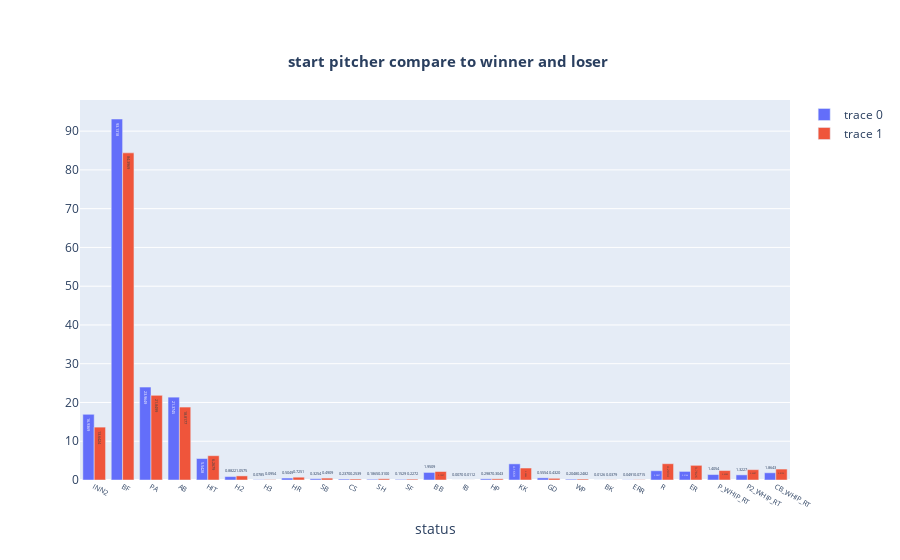

This figure's notebook cell:
### Code cell
import plotly.graph_objects as go
fig = go.Figure()
fig.add_trace(
    go.Bar(
        x=w_avg.index, 
        y=w_avg, 
        text=w_avg, 
        textposition='auto', 
        texttemplate='%{text:.4f}'
    )
)
fig.add_trace(
    go.Bar(
        x=l_avg.index, 
        y=l_avg, 
        text=l_avg, 
        textposition='auto', 
        texttemplate='%{text:.4f}'
    )
)

fig.update_layout(
    {
        "title": {
            "text": "<b>start pitcher compare to winner and loser </b>",
            "x": 0.5,
            "y": 0.9,
            "font": {
                "size": 15
            }
        },
        "xaxis": {
            "title": "status",
            "showticklabels":True,
            "dtick": "M1",
            "tickfont": {
                "size": 7                
            }
        }
    }
)

fig.show()

### Figure 1 — Plotly figure (JSON) as saved in the notebook; plotly's stock layout.template omitted (floating-point values rounded to 4 significant figures)
{"data": [{"text": [16.94, 93.13, 23.96, 21.37, 5.543, 0.8822, 0.07854, 0.5049, 0.3254, 0.237, 0.1865, 0.1529, 1.951, 0.007013, 0.2987, 4.167, 0.5554, 0.2048, 0.01262, 0.04909, 2.386, 2.215, 1.405, 1.323, 1.864], "textposition": "auto", "texttemplate": "%{text:.4f}", "type": "bar", "x": ["INN2", "BF", "PA", "AB", "HIT", "H2", "H3", "HR", "SB", "CS", "SH", "SF", "BB", "IB", "HP", "KK", "GD", "WP", "BK", "ERR", "R", "ER", "P_WHIP_RT", "P2_WHIP_RT", "CB_WHIP_RT"], "y": [16.94, 93.13, 23.96, 21.37, 5.543, 0.8822, 0.07854, 0.5049, 0.3254, 0.237, 0.1865, 0.1529, 1.951, 0.007013, 0.2987, 4.167, 0.5554, 0.2048, 0.01262, 0.04909, 2.386, 2.215, 1.405, 1.323, 1.864]}, {"text": [13.64, 84.4, 21.85, 18.82, 6.268, 1.058, 0.09537, 0.7251, 0.4909, 0.2539, 0.31, 0.2272, 2.191, 0.01122, 0.3043, 3.088, 0.432, 0.2482, 0.03787, 0.07153, 4.203, 3.783, 2.438, 2.669, 2.82], "textposition": "auto", "texttemplate": "%{text:.4f}", "type": "bar", "x": ["INN2", "BF", "PA", "AB", "HIT", "H2", "H3", "HR", "SB", "CS", "SH", "SF", "BB", "IB", "HP", "KK", "GD", "WP", "BK", "ERR", "R", "ER", "P_WHIP_RT", "P2_WHIP_RT", "CB_WHIP_RT"], "y": [13.64, 84.4, 21.85, 18.82, 6.268, 1.058, 0.09537, 0.7251, 0.4909, 0.2539, 0.31, 0.2272, 2.191, 0.01122, 0.3043, 3.088, 0.432, 0.2482, 0.03787, 0.07153, 4.203, 3.783, 2.438, 2.669, 2.82]}], "layout": {"title": {"font": {"size": 15}, "text": "<b>start pitcher compare to winner and loser </b>", "x": 0.5, "y": 0.9}, "xaxis": {"dtick": "M1", "showticklabels": true, "tickfont": {"size": 7}, "title": {"text": "status"}}}}
